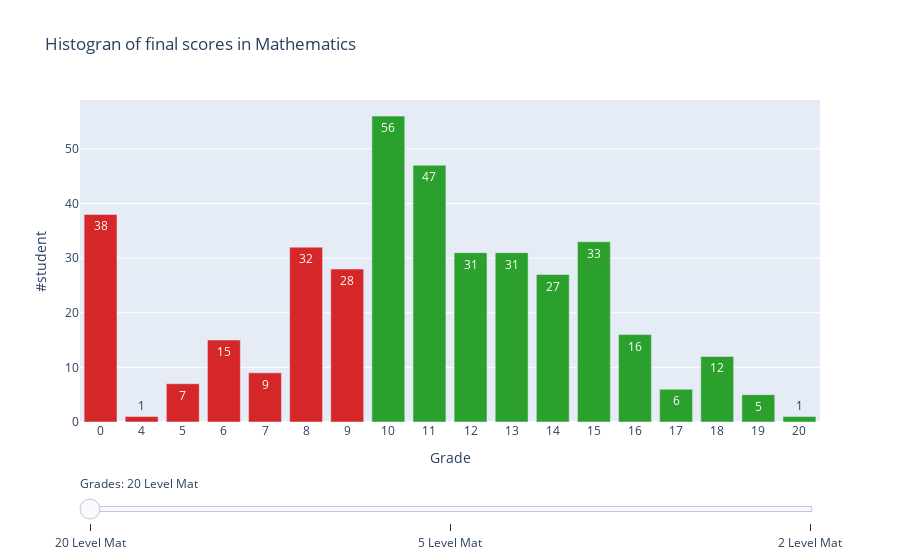

Here is the notebook cell this chart was saved with:
### Code cell
colors = plotly.colors.DEFAULT_PLOTLY_COLORS

binaryGradesMat = [fiveLevelGradesMat[0], fiveLevelGradesMat[1]+fiveLevelGradesMat[2]+fiveLevelGradesMat[3]+fiveLevelGradesMat[4]]

# Create figure
fig = go.Figure()

fiveLevel = ['0-9', '10-11', '12-13', '14-15', '16-20']
twoLevel = ['Fail', 'Pass']

colors20L = [colors[2]]*len(xMat)
for i in list(range(0,7)):
    colors20L[i] = colors[3]

    
colors5L = [colors[2]]*5
colors5L[0] = colors[3]

colors2L = [colors[3],colors[2]]

fig.add_trace(
        go.Bar(
            visible=False,
            marker_color=colors20L,
            name='20Level Mat',
            x=xMat,
            y=yMat,
            text=yMat,
            textposition='auto'))

fig.add_trace(
        go.Bar(
            visible=False,
             marker_color=colors5L,
            name='5Level Mat',
            x=list(range(1,6)),
            y=fiveLevelGradesMat,
            text=fiveLevelGradesMat,
            textposition='auto'))

fig.add_trace(
        go.Bar(
            visible=False,
            marker_color=colors2L,
            name='2Level Mat',
            x=list(range(1,3)),
            y=binaryGradesMat,
            text=binaryGradesMat,
            textposition='auto'))



fig.data[0].visible = True

# Create and add slider
steps = []
labels = ['20 Level Mat', '5 Level Mat', '2 Level Mat', '20 Level Por', '5 Level Por', '2 Level Por']
for i in range(len(fig.data)):
    step = dict(
        method="restyle",
        args=["visible", [False] * len(fig.data)],
        label = labels[i]
    )
    step["args"][1][i] = True  # Toggle i'th trace to "visible"
    steps.append(step)

sliders = [dict(
    active=0,
    currentvalue={"prefix": "Grades: "},
    pad={"t": 50},
    steps=steps
)]

fig.update_layout(
    xaxis = dict(
        tickmode='linear'),
    sliders=sliders,
    barmode='group',
    title='Histogran of final scores in Mathematics',
    xaxis_title="Grade",
    yaxis_title="#student"
)

fig.show()

### Figure 1 — Plotly figure (JSON) as saved in the notebook; plotly's stock layout.template omitted (floating-point values rounded to 4 significant figures)
{"data": [{"marker": {"color": ["rgb(214, 39, 40)", "rgb(214, 39, 40)", "rgb(214, 39, 40)", "rgb(214, 39, 40)", "rgb(214, 39, 40)", "rgb(214, 39, 40)", "rgb(214, 39, 40)", "rgb(44, 160, 44)", "rgb(44, 160, 44)", "rgb(44, 160, 44)", "rgb(44, 160, 44)", "rgb(44, 160, 44)", "rgb(44, 160, 44)", "rgb(44, 160, 44)", "rgb(44, 160, 44)", "rgb(44, 160, 44)", "rgb(44, 160, 44)", "rgb(44, 160, 44)"]}, "name": "20Level Mat", "text": [38, 1, 7, 15, 9, 32, 28, 56, 47, 31, 31, 27, 33, 16, 6, 12, 5, 1], "textposition": "auto", "type": "bar", "visible": true, "x": ["0", "4", "5", "6", "7", "8", "9", "10", "11", "12", "13", "14", "15", "16", "17", "18", "19", "20"], "y": [38, 1, 7, 15, 9, 32, 28, 56, 47, 31, 31, 27, 33, 16, 6, 12, 5, 1]}, {"marker": {"color": ["rgb(214, 39, 40)", "rgb(44, 160, 44)", "rgb(44, 160, 44)", "rgb(44, 160, 44)", "rgb(44, 160, 44)"]}, "name": "5Level Mat", "text": ["130", "103", "62", "60", "40"], "textposition": "auto", "type": "bar", "visible": false, "x": [1, 2, 3, 4, 5], "y": [130, 103, 62, 60, 40]}, {"marker": {"color": ["rgb(214, 39, 40)", "rgb(44, 160, 44)"]}, "name": "2Level Mat", "text": ["130", "265"], "textposition": "auto", "type": "bar", "visible": false, "x": [1, 2], "y": [130, 265]}], "layout": {"barmode": "group", "sliders": [{"active": 0, "currentvalue": {"prefix": "Grades: "}, "pad": {"t": 50}, "steps": [{"args": ["visible", [true, false, false]], "label": "20 Level Mat", "method": "restyle"}, {"args": ["visible", [false, true, false]], "label": "5 Level Mat", "method": "restyle"}, {"args": ["visible", [false, false, true]], "label": "2 Level Mat", "method": "restyle"}]}], "title": {"text": "Histogran of final scores in Mathematics"}, "xaxis": {"tickmode": "linear", "title": {"text": "Grade"}}, "yaxis": {"title": {"text": "#student"}}}}
